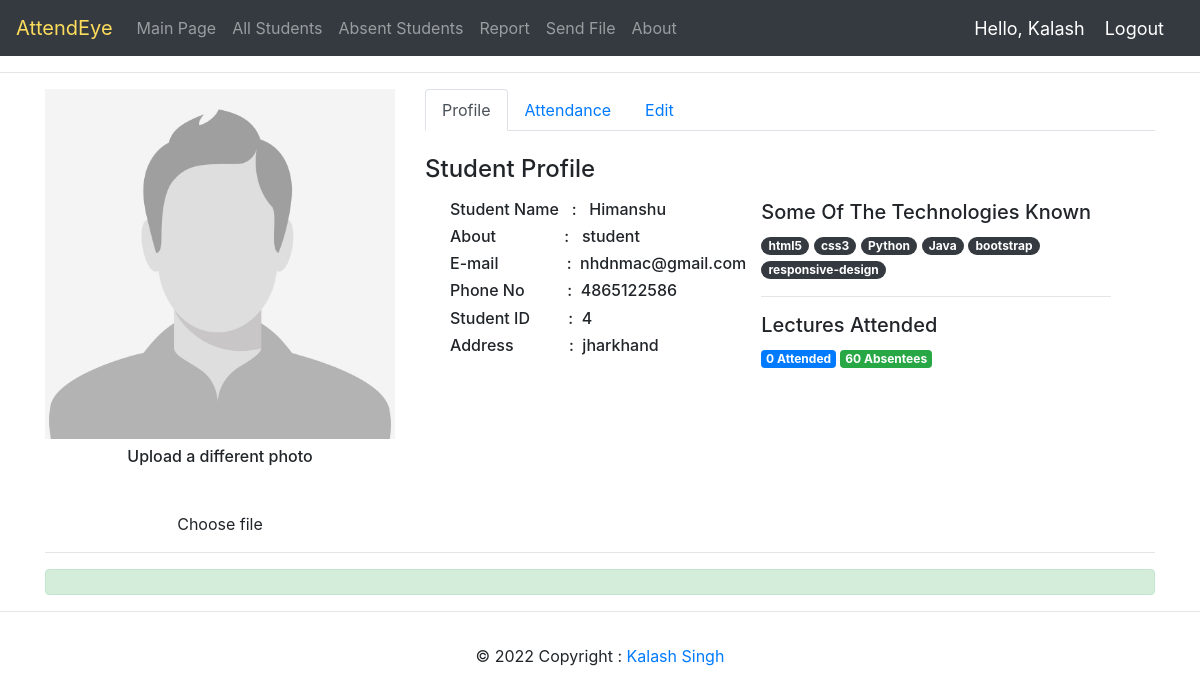
Screenshot of /profile/4/ (signed in) with the database file from the repository.
### face_rec/models.py (models this page shows, shortened)
class student_profile(models.Model):
    user=models.OneToOneField(User,null=True,blank=True,on_delete=models.CASCADE)
    student_id = models.CharField(primary_key=True,max_length=20)
    name = models.CharField(max_length=50)
    address = models.CharField(max_length = 100)
    phone = models.CharField(max_length =  50)
    email = models.CharField(max_length = 50)
    description = models.CharField(max_length = 200)
    mark = (
            ('Absent', 'Absent'),
            ('Present', 'Present'),
            )
    attendance = models.CharField(max_length=20,default='Absent', choices=mark)
    profile_pic=models.ImageField(default="static/images/nobody.jpg")

### face_rec/decorators.py (the view)
		def wrapper_func(request,*args,**kwargs):
			group=None
			if request.user.groups.exists():
				group=request.user.groups.all()[0].name
			if group in allowed_roles:
				return view_func(request,*args,**kwargs)
			else:
				return HttpResponse('You are Not Authorized To View This Page')

### face_rec/views.py (called while the page is built, shortened)
@login_required(login_url='login')
@allowed_users(allowed_roles=['teacher','admin','student'])
def profile(request,pk):
    id = int(pk)
    request.FILES
    student=student_profile.objects.filter(student_id=id)
    attendance=student_attendance.objects.filter(roll=id)
    present=student_attendance.objects.filter(roll=pk).count()
    absent=60-present
    context={'student':student,'attendance':attendance,'present':present,'absent':absent}
    return render(request,'face_rec/student_profile.html',context)

### face_rec/templates/face_rec/student_profile.html (shortened to what this page needs)
{% extends 'face_rec/main.html' %}
{% block content %}
<div class="container">
    <div class="row my-2">
        <div class="col-lg-8 order-lg-2">
            <ul class="nav nav-tabs">
                <li class="nav-item">
                    <a href="" data-target="#profile" data-toggle="tab" class="nav-link active">Profile</a>
                </li>
                <li class="nav-item">
                    <a href="" data-target="#attendance" data-toggle="tab" class="nav-link">Attendance</a>
                </li>
                <li class="nav-item">
                    <a href="" data-target="#edit" data-toggle="tab" class="nav-link">Edit</a>
                </li>
            </ul>
            <div class="tab-content py-4">
                <div class="tab-pane active" id="profile">
                    <h4 class="mb-3">Student Profile</h4>
                    {% for students in student %}
                    <div class="row">
                        <ul>
                           <h6>Student Name &nbsp   :  &nbsp {{students.name}}</h6>
                            <h6>About &nbsp&nbsp&nbsp&nbsp&nbsp&nbsp&nbsp&nbsp&nbsp&nbsp&nbsp&nbsp&nbsp&nbsp&nbsp: &nbsp {{students.description}}</h6>
                            <h6>E-mail &nbsp&nbsp&nbsp&nbsp&nbsp&nbsp&nbsp&nbsp&nbsp&nbsp&nbsp&nbsp&nbsp&nbsp&nbsp:  &nbsp{{students.email}}</h6>
                            <h6>Phone No &nbsp&nbsp&nbsp&nbsp&nbsp&nbsp&nbsp&nbsp&nbsp:  &nbsp{{students.phone}}</h6>
                            <h6>Student ID &nbsp&nbsp&nbsp&nbsp&nbsp&nbsp&nbsp&nbsp: &nbsp{{students.student_id}}</h6>
                            <h6>Address&nbsp&nbsp&nbsp&nbsp&nbsp&nbsp&nbsp&nbsp&nbsp&nbsp&nbsp&nbsp&nbsp:  &nbsp{{students.address}}</h6>
                        </ul>
                        <div class="col-md-6">
                            <h5>Some Of The Technologies Known</h5>
                            <a href="#" class="badge badge-dark badge-pill">html5</a>
                            <a href="#" class="badge badge-dark badge-pill">css3</a>
                            <a href="#" class="badge badge-dark badge-pill">Python</a>
                            <a href="#" class="badge badge-dark badge-pill">Java</a>
                            <a href="#" class="badge badge-dark badge-pill">bootstrap</a>
                            <a href="#" class="badge badge-dark badge-pill">responsive-design</a>
                            <hr>
                            <h5>Lectures Attended</h5>
                            <span class="badge badge-primary"> {{present}} Attended</span>
                            <span class="badge badge-success"> {{absent}} Absentees</span>
                            {% endfor %}
                        </div>
                    </div>
                </div>
                        {% for students in student %}
            </div>
        </div>
        <div class="col-lg-4 order-lg-1 text-center">
            <img src="{{students.profile_pic.url}}" class="mx-auto img-fluid img-circle d-block" alt="avatar">
            <h6 class="mt-2">Upload a different photo</h6>
            <label class="custom-file">
                <span class="custom-file-control">Choose file</span>
            </label>
        </div>
    </div>
    {% endfor %}
<hr>
<div class="alert alert-success" role="alert">
</div>
</div>
{% endblock %}

### face_rec/templates/face_rec/navbar.html (shortened to what this page needs)
{% load static %}
<nav class="navbar navbar-expand-lg navbar-dark bg-dark">
  	<a class="navbar-brand" href="#" id="logo">AttendEye</a>
  	<div class="collapse navbar-collapse" id="navbarNav">
    	<ul class="navbar-nav">
      		<li class="nav-item">
        		<a class="nav-link" href="{% url 'home' %}">Main Page</a>
      		</li>
      		<li class="nav-item">
        		<a class="nav-link" href="{% url 'all_students' %}">All Students</a>
      		</li>
          <li class="nav-item">
            <a class="nav-link" href="{% url 'absent_students' %}">Absent Students</a>
          </li>
          <li class="nav-item">
            <a class="nav-link" href="{% url 'report' %}">Report</a>
          </li>
          <li class="nav-item">
            <a class="nav-link" href="{% url 'send_file' %}">Send File</a>
          </li>
          <li class="nav-item">
            <a class="nav-link" href="{% url 'about' %}">About</a>
          </li>
    	</ul>
  	</div>
  <span class="hello-msg">Hello, {{request.user}}</span>
  <span><a class="hello-msg" href="{% url 'logout' %}">  Logout</a></span>
</nav>

### face_rec/templates/face_rec/main.html (style rules this page uses)
#logo { color:#fddc5c; }
body { background-color: #ebeff5; }

### face_rec/templates/face_rec/navbar.html (style rules this page uses)
.hello-msg { font-size:18px; color:#fff; margin-right:20px; }

### rows the page displays
student_profile: name "Himanshu", description "student", email "nhdnmac@gmail.com", phone "4865122586", student_id "4", address "jharkhand", present "0", absent "60", profile_pic (picture)

### other values shown
{{ request.user }} "Kalash"
